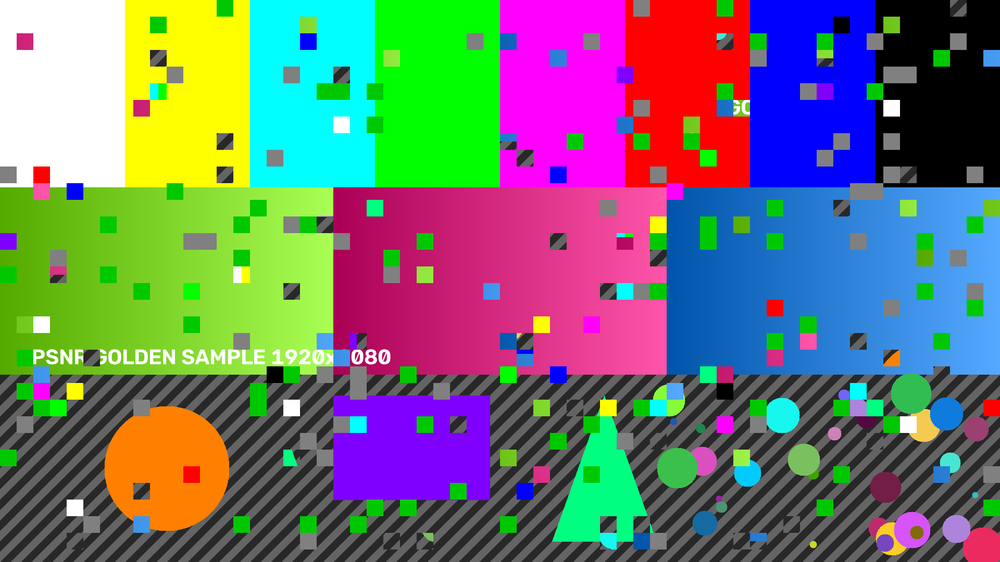
#> input picture psnr_toolkit/output/broken/block_glitch.png, 1000 x 562 px, shrunk from 1920 x 1080 before the run
$ python generate_transcode_corruptions.py ../output/broken/block_glitch.png out
#> lines starting #> are read from the running program, lines starting #| are printed output that depends on the picture; after the words box and inside, x2 and y2 are one past the last pixel; in counts of white or black regions, pixels touching at a corner belong together
### psnr_toolkit/scripts/common.py
"""Shared image I/O helpers used by every algorithm script.

All image handling in this project goes through OpenCV (cv2) — no ffmpeg
binary is invoked anywhere in this package. Images are read/written as BGR
uint8 arrays, which is OpenCV's native in-memory format.
"""
from __future__ import annotations

from pathlib import Path

import cv2
import numpy as np


def load_image(path: str | Path) -> np.ndarray:
    """Load an image from disk as a BGR uint8 numpy array."""
#> called with path = '../output/broken/block_glitch.png'
    path = str(path)
    img = cv2.imread(path, cv2.IMREAD_COLOR)
#> img is the input picture: shape (562, 1000, 3); mean B, G, R 113.1, 117.1, 111.4
    if img is None:
        raise FileNotFoundError(f"cv2 could not read image: {path}")
    return img


def save_image(path: str | Path, img: np.ndarray) -> None:
    """Save a BGR uint8 numpy array to disk (PNG, lossless)."""
    path = Path(path)
    path.parent.mkdir(parents=True, exist_ok=True)
    ok = cv2.imwrite(str(path), img)
    if not ok:
        raise IOError(f"cv2 failed to write image: {path}")


# [4 lines left out: function target_list, not called in this run]

### psnr_toolkit/scripts/corrupt_block_glitch.py
"""Simulate macroblock/block-decode corruption on top of a golden sample.

Real-world cause: during transcoding/streaming, if a macroblock fails to
decode (packet loss, bitstream corruption, hardware decode error), the
renderer often shows a solid-color block, a duplicated/shifted block from
elsewhere in the frame, or a block filled with garbage data instead of the
correct pixels.

This script reproduces that look by taking random blocks out of the golden
image and overwriting them with either:
  - a flat "error" color (common decoder fallback for undecodable blocks)
  - a shifted copy of another region of the same frame (common when the
    decoder repeats the last successfully decoded block)

Usage:
    uv run python scripts/corrupt_block_glitch.py output/golden.png output/broken/block_glitch.png
"""
from __future__ import annotations

import argparse

import numpy as np

from common import load_image, save_image

ERROR_COLORS_BGR = [
    (128, 128, 128),  # flat gray -- classic "undecoded macroblock" fallback
    (0, 200, 0),      # flat green -- classic decode-error / no-signal color
]


def block_glitch(
    img: np.ndarray,
    block_size: int = 32,
    corruption_ratio: float = 0.12,
    shifted_copy_prob: float = 0.5,
    seed: int = 42,
) -> np.ndarray:
    """Overwrite a random subset of macroblock-sized tiles with decode-error artifacts."""
#> called with block_size = 32, corruption_ratio = 0.12, shifted_copy_prob = 0.5, seed = 42
    rng = np.random.default_rng(seed)
    out = img.copy()
    h, w = out.shape[:2]
#> h = 562; w = 1000

    rows = h // block_size
#> rows = 17
    cols = w // block_size
#> cols = 31
    total_blocks = rows * cols
#> total_blocks = 527
    n_corrupt = max(1, int(total_blocks * corruption_ratio))
#> n_corrupt = 63

    block_indices = rng.choice(total_blocks, size=n_corrupt, replace=False)
    for idx in block_indices:
        r, c = divmod(int(idx), cols)
        y0, y1 = r * block_size, (r + 1) * block_size
        x0, x1 = c * block_size, (c + 1) * block_size

        if rng.random() < shifted_copy_prob:
            # Duplicate/shift artifact: copy a block from a random other location
            # (simulates a decoder repeating a previously-decoded reference block).
            src_r = int(rng.integers(0, rows))
            src_c = int(rng.integers(0, cols))
            sy0, sy1 = src_r * block_size, (src_r + 1) * block_size
            sx0, sx1 = src_c * block_size, (src_c + 1) * block_size
            out[y0:y1, x0:x1] = img[sy0:sy1, sx0:sx1]
        else:
            # Flat error-color block (undecodable macroblock fallback).
            color = ERROR_COLORS_BGR[int(rng.integers(0, len(ERROR_COLORS_BGR)))]
            out[y0:y1, x0:x1] = color
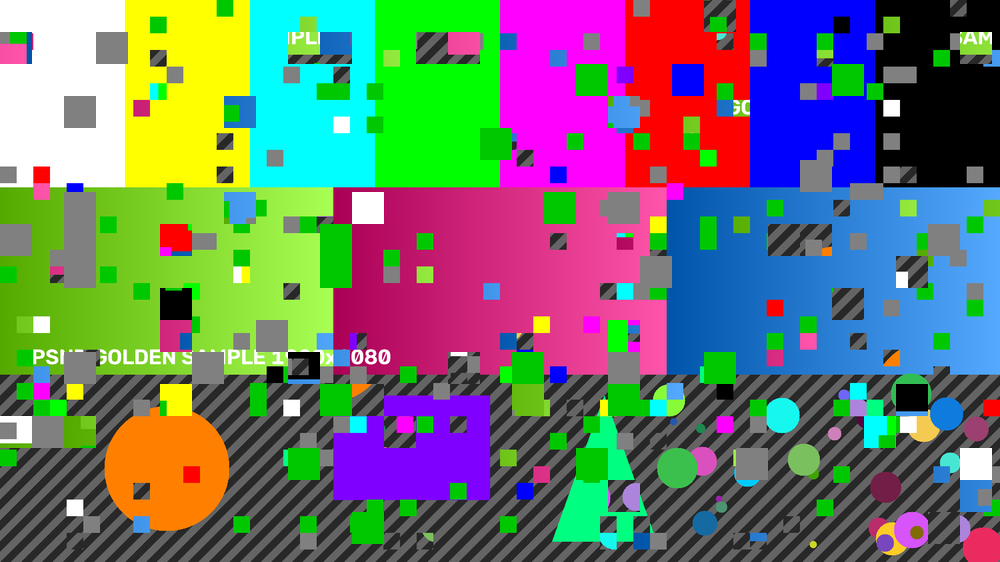
#> out: shape (562, 1000, 3); 11.38% of pixels changed, all inside (x1, y1, x2, y2) = (0, 0, 992, 544)

    return out


# [13 lines left out: function main, not called in this run]


# [2 lines that do not run on import are left out]

### psnr_toolkit/scripts/corrupt_packet_loss.py
"""Simulate packet-loss / undecoded-region corruption on top of a golden sample.

Real-world cause: when streaming over an unreliable network (RTP/UDP packet
loss, dropped segments in adaptive bitrate streaming), an entire contiguous
region of the frame -- often a horizontal band, since most codecs decode in
raster-scan slice order -- fails to decode and the player either freezes that
region, or the renderer fills it with a flat placeholder color, until the next
keyframe/IDR arrives.

This script blanks out one or more contiguous bands/regions of the golden
image with a flat placeholder color to reproduce that look.

Usage:
    uv run python scripts/corrupt_packet_loss.py output/golden.png output/broken/packet_loss.png
"""
from __future__ import annotations

import argparse

import numpy as np

from common import load_image, save_image

PLACEHOLDER_COLOR_BGR = (128, 128, 128)  # flat gray, common "no data yet" placeholder


def packet_loss(
    img: np.ndarray,
    band_height_ratio: float = 0.18,
    band_start_ratio: float = 0.35,
    color_bgr: tuple[int, int, int] = PLACEHOLDER_COLOR_BGR,
) -> np.ndarray:
    """Blank out one contiguous horizontal band with a flat placeholder color."""
#> called with band_height_ratio = 0.18, band_start_ratio = 0.35, color_bgr = (128, 128, 128)
    out = img.copy()
    h, w = out.shape[:2]
#> h = 562; w = 1000

    y0 = int(h * band_start_ratio)
#> y0 = 196
    band_h = int(h * band_height_ratio)
#> band_h = 101
    y1 = min(h, y0 + band_h)
#> y1 = 297

    out[y0:y1, :] = color_bgr
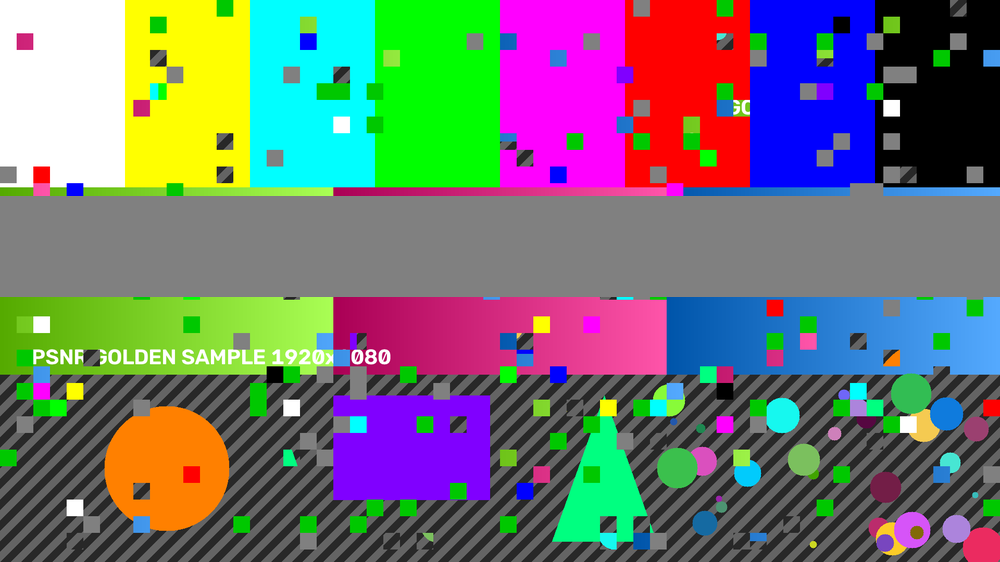
#> out: shape (562, 1000, 3); 17.68% of pixels changed, all inside (x1, y1, x2, y2) = (0, 196, 1000, 297)
    return out


# [12 lines left out: function main, not called in this run]


# [2 lines that do not run on import are left out]

### psnr_toolkit/scripts/corrupt_row_tearing.py
"""Simulate row-tearing / desync corruption on top of a golden sample.

Real-world cause: horizontal tearing/desync artifacts appear when frame
buffer writes and reads get out of sync (e.g. dropped sync signal, buggy
hardware decoder, or a transcoder that mis-handles interlaced/field order),
causing horizontal strips of the image to be horizontally offset from where
they should be.

This script slices the golden image into horizontal bands and shifts each
band left/right by a random amount (wrapping around) to reproduce that look.

Usage:
    uv run python scripts/corrupt_row_tearing.py output/golden.png output/broken/row_tearing.png
"""
from __future__ import annotations

import argparse

import numpy as np

from common import load_image, save_image


def row_tearing(
    img: np.ndarray,
    band_count: int = 10,
    max_shift_ratio: float = 0.06,
    seed: int = 42,
) -> np.ndarray:
    """Shift horizontal bands of the image left/right by a random amount (wraps around)."""
#> called with band_count = 10, max_shift_ratio = 0.06, seed = 42
    rng = np.random.default_rng(seed)
    out = img.copy()
    h, w = out.shape[:2]
#> h = 562; w = 1000
    max_shift = max(1, int(w * max_shift_ratio))
#> max_shift = 60

    band_bounds = np.linspace(0, h, band_count + 1).astype(int)
    for i in range(band_count):
        y0, y1 = band_bounds[i], band_bounds[i + 1]
        shift = int(rng.integers(-max_shift, max_shift + 1))
        if shift == 0:
            continue
        out[y0:y1, :] = np.roll(img[y0:y1, :], shift, axis=1)
#> this loop made 10 passes
#> shift on passes 1 to 10: -50, 33, 19, -7, -8, 43, -50, 24, -36, -49
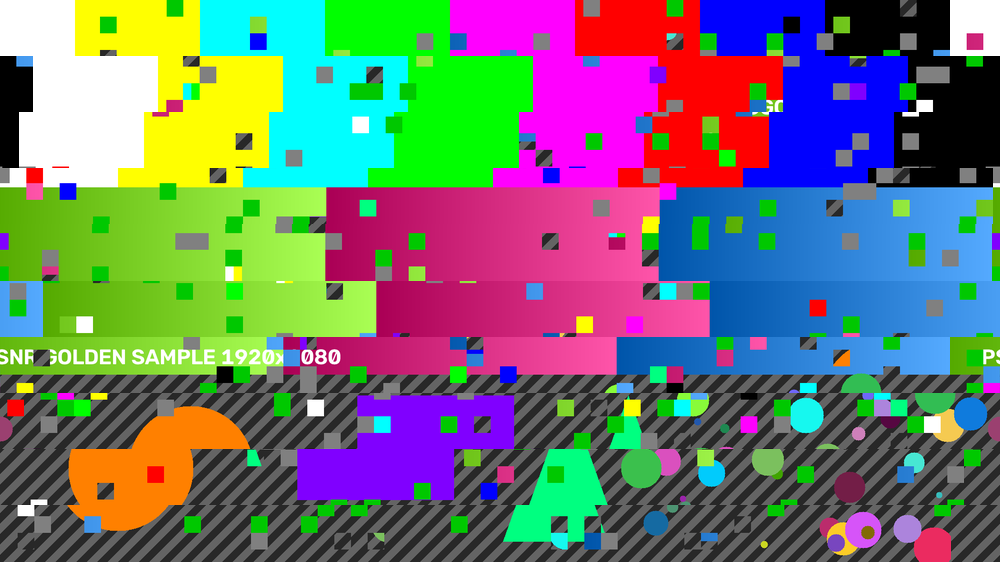
#> out: shape (562, 1000, 3); mean B, G, R 113.1, 117.1, 111.4

    return out


# [13 lines left out: function main, not called in this run]


# [2 lines that do not run on import are left out]

### psnr_toolkit/scripts/corrupt_heavy_compression.py
"""Simulate heavy re-compression (bitrate starvation) corruption on a golden sample.

Real-world cause: when a transcoder is forced to hit an extremely low target
bitrate (e.g. aggressive cost-saving transcode, cellular network adaptive
bitrate ladder), the encoder must throw away most of the high-frequency
detail, producing large flat DCT-block artifacts, color bleeding, and mosquito
noise around edges -- the classic "over-compressed video" look.

We reproduce this purely with OpenCV's built-in JPEG codec (no ffmpeg): encode
the golden image at a very low JPEG quality in memory, then decode it back.
JPEG uses the same block-based DCT quantization idea as H.264/H.265 intra
frames, so this is a reasonable stand-in for heavy transcode compression
artifacts.

Usage:
    uv run python scripts/corrupt_heavy_compression.py output/golden.png output/broken/heavy_compression.png
"""
from __future__ import annotations

import argparse

import cv2
import numpy as np

from common import load_image, save_image


def heavy_compression(img: np.ndarray, quality: int = 3) -> np.ndarray:
    """Re-encode/decode through JPEG at a very low quality to simulate bitrate starvation."""
#> called with quality = 3
    ok, encoded = cv2.imencode(".jpg", img, [cv2.IMWRITE_JPEG_QUALITY, quality])
#> encoded = 14113 values, max 255 at index 0, min 0 at index 4, mean 92.36
    if not ok:
        raise RuntimeError("cv2.imencode failed")
    decoded = cv2.imdecode(encoded, cv2.IMREAD_COLOR)
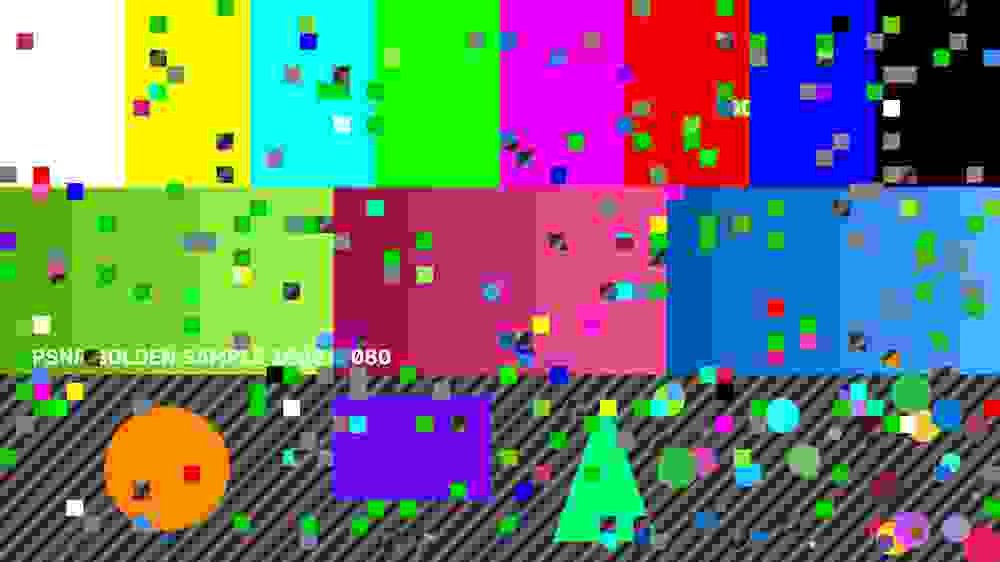
#> decoded: shape (562, 1000, 3); mean B, G, R 112.7, 119.3, 108.9
    if decoded is None:
        raise RuntimeError("cv2.imdecode failed")
    return decoded


# [11 lines left out: function main, not called in this run]


# [2 lines that do not run on import are left out]

### psnr_toolkit/scripts/corrupt_color_channel.py
"""Simulate chroma/color-channel corruption on a golden sample.

Real-world cause: color space mishandling during transcoding is a very common
real-world bug class -- e.g. a wrong YUV<->RGB matrix (BT.601 vs BT.709),
swapped Cb/Cr planes, chroma subsampling misalignment, or dropped chroma
planes when a stream is corrupted. This produces washed-out colors, color
casts (commonly a green or purple tint), or fully desaturated ("grayscale
luma-only") frames while the luma/brightness stays intact.

This script converts the golden image to YCrCb, then reproduces two common
failure modes:
  - "chroma_loss": Cr/Cb set to neutral (128) -> fully desaturated frame, as
    if the chroma planes never arrived/decoded.
  - "chroma_swap": Cr and Cb planes swapped -> classic color-cast bug from a
    wrong channel order / matrix during transcoding.

Usage:
    uv run python scripts/corrupt_color_channel.py output/golden.png output/broken/chroma_loss.png --mode chroma_loss
    uv run python scripts/corrupt_color_channel.py output/golden.png output/broken/chroma_swap.png --mode chroma_swap
"""
from __future__ import annotations

import argparse

import cv2
import numpy as np

from common import load_image, save_image


def chroma_loss(img: np.ndarray) -> np.ndarray:
    """Zero out chroma (Cr/Cb -> neutral 128), simulating dropped/undecoded chroma planes."""
    ycrcb = cv2.cvtColor(img, cv2.COLOR_BGR2YCrCb)
#> ycrcb: shape (562, 1000, 3); mean of channels 0, 1, 2 114.9, 125.5, 127
    ycrcb[:, :, 1] = 128
#> ycrcb: shape (562, 1000, 3); mean of channels 0, 1, 2 114.9, 128, 127
    ycrcb[:, :, 2] = 128
#> ycrcb: shape (562, 1000, 3); mean of channels 0, 1, 2 114.9, 128, 128
    return cv2.cvtColor(ycrcb, cv2.COLOR_YCrCb2BGR)
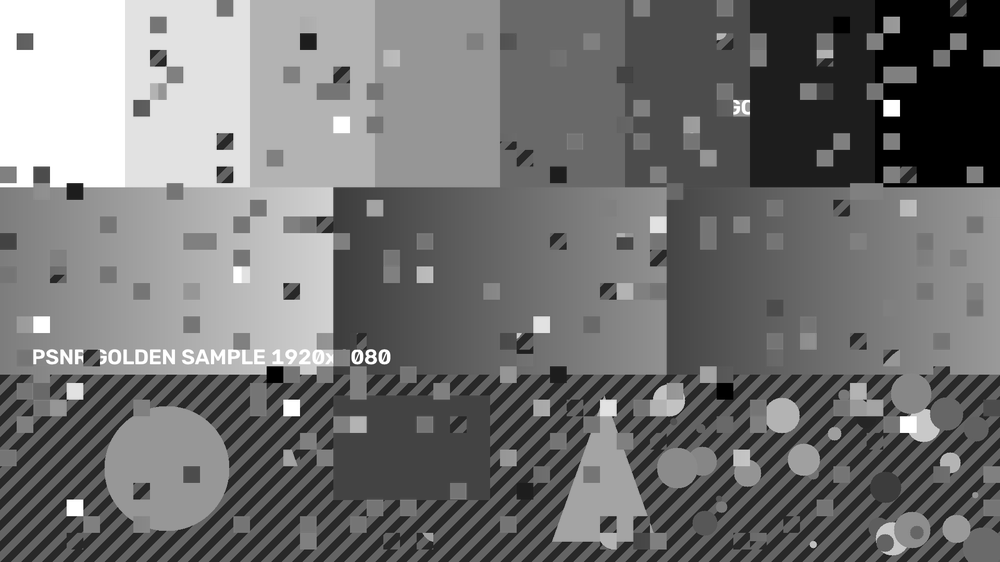
#> returned value: shape (562, 1000, 3); min 0, max 255, mean 114.9


def chroma_swap(img: np.ndarray) -> np.ndarray:
    """Swap Cr/Cb planes, simulating a wrong color-matrix/channel-order transcode bug."""
    ycrcb = cv2.cvtColor(img, cv2.COLOR_BGR2YCrCb)
    swapped = ycrcb.copy()
    swapped[:, :, 1] = ycrcb[:, :, 2]
#> swapped: shape (562, 1000, 3); mean of channels 0, 1, 2 114.9, 127, 127
    swapped[:, :, 2] = ycrcb[:, :, 1]
#> swapped: shape (562, 1000, 3); mean of channels 0, 1, 2 114.9, 127, 125.5
    return cv2.cvtColor(swapped, cv2.COLOR_YCrCb2BGR)
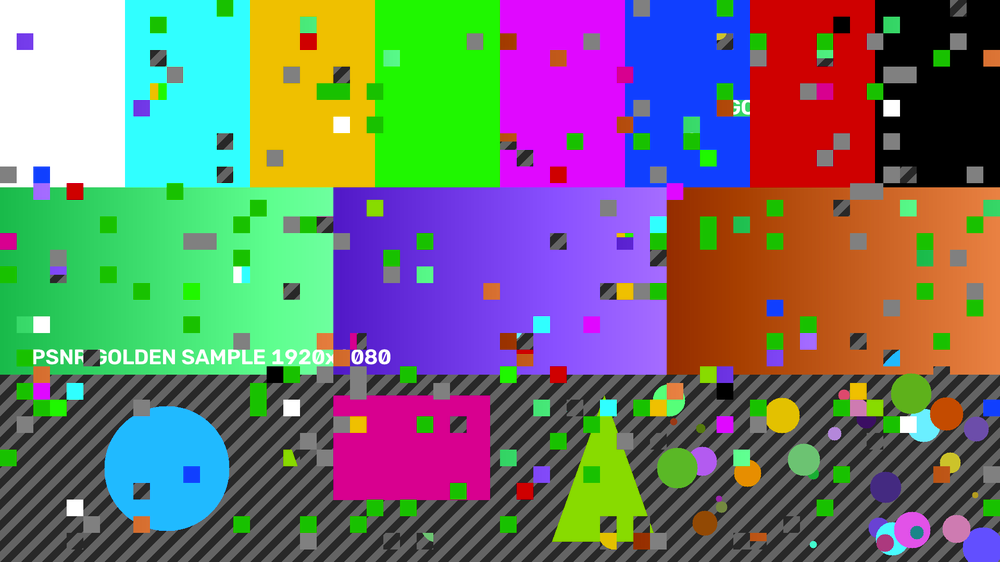
#> returned value: shape (562, 1000, 3); mean B, G, R 111.4, 117, 113.5


MODES = {
    "chroma_loss": chroma_loss,
    "chroma_swap": chroma_swap,
}


# [11 lines left out: function main, not called in this run]


# [2 lines that do not run on import are left out]

### psnr_toolkit/scripts/generate_transcode_corruptions.py
"""Apply every transcode-corruption algorithm to a golden sample in one go.

This is an orchestrator only -- it does not implement any corruption itself,
it just calls each `corrupt_*.py` module and saves the result, mirroring the
style of `run_pipeline.py`.

Usage:
    uv run python scripts/generate_transcode_corruptions.py output/golden.png output/broken
"""
from __future__ import annotations

import argparse
from pathlib import Path

from common import load_image, save_image
from corrupt_block_glitch import block_glitch
from corrupt_packet_loss import packet_loss
from corrupt_row_tearing import row_tearing
from corrupt_heavy_compression import heavy_compression
from corrupt_color_channel import chroma_loss, chroma_swap


def generate_all(golden_path: str, outdir: str) -> None:
    golden = load_image(golden_path)
    outdir_p = Path(outdir)

    variants = {
        "block_glitch.png": block_glitch(golden),
        "packet_loss.png": packet_loss(golden),
        "row_tearing.png": row_tearing(golden),
        "heavy_compression.png": heavy_compression(golden, quality=3),
        "chroma_loss.png": chroma_loss(golden),
        "chroma_swap.png": chroma_swap(golden),
    }

    for name, img in variants.items():
        out_path = outdir_p / name
        save_image(out_path, img)
        print(f"Saved: {out_path}")
#> this loop made 6 passes
#> name on passes 1 to 6: 'block_glitch.png', 'packet_loss.png', 'row_tearing.png', 'heavy_compression.png', 'chroma_loss.png', 'chroma_swap.png'
#| Saved: out/block_glitch.png
#| Saved: out/packet_loss.png
#| Saved: out/row_tearing.png
#| Saved: out/heavy_compression.png
#| Saved: out/chroma_loss.png
#| Saved: out/chroma_swap.png


def main() -> None:
    parser = argparse.ArgumentParser(description="Generate all transcode-corruption variants from a golden image.")
    parser.add_argument("golden", help="Path to the golden reference image")
    parser.add_argument("outdir", help="Output directory")
    args = parser.parse_args()

    generate_all(args.golden, args.outdir)


if __name__ == "__main__":
    main()
